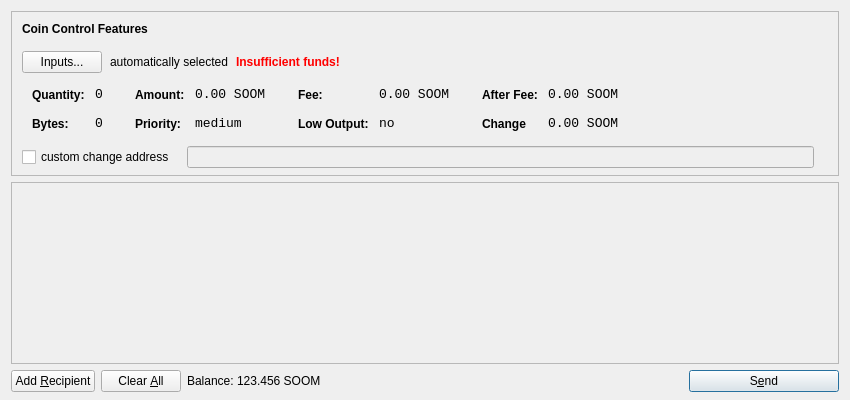
<?xml version="1.0" encoding="UTF-8"?>
<ui version="4.0">
 <class>SendCoinsDialog</class>
 <widget class="QDialog" name="SendCoinsDialog">
  <property name="geometry">
   <rect>
    <x>0</x>
    <y>0</y>
    <width>850</width>
    <height>400</height>
   </rect>
  </property>
  <property name="windowTitle">
   <string>Send Coins</string>
  </property>
  <layout class="QVBoxLayout" name="verticalLayout" stretch="0,1,0">
   <property name="bottomMargin">
    <number>8</number>
   </property>
   <item>
    <widget class="QFrame" name="frameCoinControl">
     <property name="sizePolicy">
      <sizepolicy hsizetype="Expanding" vsizetype="Expanding">
       <horstretch>0</horstretch>
       <verstretch>0</verstretch>
      </sizepolicy>
     </property>
     <property name="maximumSize">
      <size>
       <width>16777215</width>
       <height>16777215</height>
      </size>
     </property>
     <property name="frameShape">
      <enum>QFrame::StyledPanel</enum>
     </property>
     <property name="frameShadow">
      <enum>QFrame::Sunken</enum>
     </property>
     <layout class="QVBoxLayout" name="verticalLayoutCoinControl2">
      <property name="spacing">
       <number>-1</number>
      </property>
      <property name="leftMargin">
       <number>0</number>
      </property>
      <property name="topMargin">
       <number>0</number>
      </property>
      <property name="rightMargin">
       <number>0</number>
      </property>
      <property name="bottomMargin">
       <number>6</number>
      </property>
      <item>
       <layout class="QVBoxLayout" name="verticalLayoutCoinControl" stretch="0,0,0,0,1">
        <property name="spacing">
         <number>0</number>
        </property>
        <property name="leftMargin">
         <number>10</number>
        </property>
        <property name="topMargin">
         <number>10</number>
        </property>
        <item>
         <layout class="QHBoxLayout" name="horizontalLayoutCoinControl1">
          <property name="bottomMargin">
           <number>15</number>
          </property>
          <item>
           <widget class="QLabel" name="labelCoinControlFeatures">
            <property name="sizePolicy">
             <sizepolicy hsizetype="Preferred" vsizetype="Maximum">
              <horstretch>0</horstretch>
              <verstretch>0</verstretch>
             </sizepolicy>
            </property>
            <property name="font">
             <font>
              <weight>75</weight>
              <bold>true</bold>
             </font>
            </property>
            <property name="styleSheet">
             <string notr="true">font-weight:bold;</string>
            </property>
            <property name="text">
             <string>Coin Control Features</string>
            </property>
           </widget>
          </item>
         </layout>
        </item>
        <item>
         <layout class="QHBoxLayout" name="horizontalLayoutCoinControl2" stretch="0,0,0,0">
          <property name="spacing">
           <number>8</number>
          </property>
          <property name="bottomMargin">
           <number>10</number>
          </property>
          <item>
           <widget class="QPushButton" name="pushButtonCoinControl">
            <property name="styleSheet">
             <string notr="true"/>
            </property>
            <property name="text">
             <string>Inputs...</string>
            </property>
           </widget>
          </item>
          <item>
           <widget class="QLabel" name="labelCoinControlAutomaticallySelected">
            <property name="text">
             <string>automatically selected</string>
            </property>
            <property name="margin">
             <number>5</number>
            </property>
           </widget>
          </item>
          <item>
           <widget class="QLabel" name="labelCoinControlInsuffFunds">
            <property name="font">
             <font>
              <weight>75</weight>
              <bold>true</bold>
             </font>
            </property>
            <property name="styleSheet">
             <string notr="true">color:red;font-weight:bold;</string>
            </property>
            <property name="text">
             <string>Insufficient funds!</string>
            </property>
            <property name="margin">
             <number>5</number>
            </property>
           </widget>
          </item>
          <item>
           <spacer name="horizontalSpacerCoinControl">
            <property name="orientation">
             <enum>Qt::Horizontal</enum>
            </property>
            <property name="sizeHint" stdset="0">
             <size>
              <width>40</width>
              <height>1</height>
             </size>
            </property>
           </spacer>
          </item>
         </layout>
        </item>
        <item>
         <widget class="QWidget" name="widgetCoinControl" native="true">
          <property name="sizePolicy">
           <sizepolicy hsizetype="Preferred" vsizetype="Preferred">
            <horstretch>0</horstretch>
            <verstretch>0</verstretch>
           </sizepolicy>
          </property>
          <property name="minimumSize">
           <size>
            <width>0</width>
            <height>0</height>
           </size>
          </property>
          <property name="styleSheet">
           <string notr="true"/>
          </property>
          <layout class="QHBoxLayout" name="horizontalLayoutCoinControl5">
           <property name="margin">
            <number>0</number>
           </property>
           <item>
            <layout class="QHBoxLayout" name="horizontalLayoutCoinControl3" stretch="0,0,0,1">
             <property name="spacing">
              <number>20</number>
             </property>
             <property name="topMargin">
              <number>0</number>
             </property>
             <property name="bottomMargin">
              <number>10</number>
             </property>
             <item>
              <layout class="QFormLayout" name="formLayoutCoinControl1">
               <property name="horizontalSpacing">
                <number>10</number>
               </property>
               <property name="verticalSpacing">
                <number>14</number>
               </property>
               <property name="leftMargin">
                <number>10</number>
               </property>
               <property name="topMargin">
                <number>4</number>
               </property>
               <property name="rightMargin">
                <number>6</number>
               </property>
               <item row="0" column="0">
                <widget class="QLabel" name="labelCoinControlQuantityText">
                 <property name="styleSheet">
                  <string notr="true">font-weight:bold;</string>
                 </property>
                 <property name="text">
                  <string>Quantity:</string>
                 </property>
                 <property name="margin">
                  <number>0</number>
                 </property>
                </widget>
               </item>
               <item row="0" column="1">
                <widget class="QLabel" name="labelCoinControlQuantity">
                 <property name="font">
                  <font>
                   <family>Monospace</family>
                   <pointsize>10</pointsize>
                  </font>
                 </property>
                 <property name="cursor">
                  <cursorShape>IBeamCursor</cursorShape>
                 </property>
                 <property name="contextMenuPolicy">
                  <enum>Qt::ActionsContextMenu</enum>
                 </property>
                 <property name="text">
                  <string>0</string>
                 </property>
                 <property name="margin">
                  <number>0</number>
                 </property>
                 <property name="textInteractionFlags">
                  <set>Qt::LinksAccessibleByMouse|Qt::TextSelectableByKeyboard|Qt::TextSelectableByMouse</set>
                 </property>
                </widget>
               </item>
               <item row="1" column="0">
                <widget class="QLabel" name="labelCoinControlBytesText">
                 <property name="styleSheet">
                  <string notr="true">font-weight:bold;</string>
                 </property>
                 <property name="text">
                  <string>Bytes:</string>
                 </property>
                </widget>
               </item>
               <item row="1" column="1">
                <widget class="QLabel" name="labelCoinControlBytes">
                 <property name="font">
                  <font>
                   <family>Monospace</family>
                   <pointsize>10</pointsize>
                  </font>
                 </property>
                 <property name="cursor">
                  <cursorShape>IBeamCursor</cursorShape>
                 </property>
                 <property name="contextMenuPolicy">
                  <enum>Qt::ActionsContextMenu</enum>
                 </property>
                 <property name="text">
                  <string>0</string>
                 </property>
                 <property name="textInteractionFlags">
                  <set>Qt::LinksAccessibleByMouse|Qt::TextSelectableByKeyboard|Qt::TextSelectableByMouse</set>
                 </property>
                </widget>
               </item>
              </layout>
             </item>
             <item>
              <layout class="QFormLayout" name="formLayoutCoinControl2">
               <property name="horizontalSpacing">
                <number>10</number>
               </property>
               <property name="verticalSpacing">
                <number>14</number>
               </property>
               <property name="leftMargin">
                <number>6</number>
               </property>
               <property name="topMargin">
                <number>4</number>
               </property>
               <property name="rightMargin">
                <number>6</number>
               </property>
               <item row="0" column="0">
                <widget class="QLabel" name="labelCoinControlAmountText">
                 <property name="styleSheet">
                  <string notr="true">font-weight:bold;</string>
                 </property>
                 <property name="text">
                  <string>Amount:</string>
                 </property>
                 <property name="margin">
                  <number>0</number>
                 </property>
                </widget>
               </item>
               <item row="0" column="1">
                <widget class="QLabel" name="labelCoinControlAmount">
                 <property name="font">
                  <font>
                   <family>Monospace</family>
                   <pointsize>10</pointsize>
                  </font>
                 </property>
                 <property name="cursor">
                  <cursorShape>IBeamCursor</cursorShape>
                 </property>
                 <property name="contextMenuPolicy">
                  <enum>Qt::ActionsContextMenu</enum>
                 </property>
                 <property name="text">
                  <string>0.00 SOOM</string>
                 </property>
                 <property name="textInteractionFlags">
                  <set>Qt::LinksAccessibleByMouse|Qt::TextSelectableByKeyboard|Qt::TextSelectableByMouse</set>
                 </property>
                </widget>
               </item>
               <item row="1" column="0">
                <widget class="QLabel" name="labelCoinControlPriorityText">
                 <property name="styleSheet">
                  <string notr="true">font-weight:bold;</string>
                 </property>
                 <property name="text">
                  <string>Priority:</string>
                 </property>
                </widget>
               </item>
               <item row="1" column="1">
                <widget class="QLabel" name="labelCoinControlPriority">
                 <property name="font">
                  <font>
                   <family>Monospace</family>
                   <pointsize>10</pointsize>
                  </font>
                 </property>
                 <property name="cursor">
                  <cursorShape>IBeamCursor</cursorShape>
                 </property>
                 <property name="contextMenuPolicy">
                  <enum>Qt::ActionsContextMenu</enum>
                 </property>
                 <property name="text">
                  <string>medium</string>
                 </property>
                 <property name="textInteractionFlags">
                  <set>Qt::LinksAccessibleByMouse|Qt::TextSelectableByKeyboard|Qt::TextSelectableByMouse</set>
                 </property>
                </widget>
               </item>
              </layout>
             </item>
             <item>
              <layout class="QFormLayout" name="formLayoutCoinControl3">
               <property name="horizontalSpacing">
                <number>10</number>
               </property>
               <property name="verticalSpacing">
                <number>14</number>
               </property>
               <property name="leftMargin">
                <number>6</number>
               </property>
               <property name="topMargin">
                <number>4</number>
               </property>
               <property name="rightMargin">
                <number>6</number>
               </property>
               <item row="0" column="0">
                <widget class="QLabel" name="labelCoinControlFeeText">
                 <property name="styleSheet">
                  <string notr="true">font-weight:bold;</string>
                 </property>
                 <property name="text">
                  <string>Fee:</string>
                 </property>
                 <property name="margin">
                  <number>0</number>
                 </property>
                </widget>
               </item>
               <item row="0" column="1">
                <widget class="QLabel" name="labelCoinControlFee">
                 <property name="font">
                  <font>
                   <family>Monospace</family>
                   <pointsize>10</pointsize>
                  </font>
                 </property>
                 <property name="cursor">
                  <cursorShape>IBeamCursor</cursorShape>
                 </property>
                 <property name="contextMenuPolicy">
                  <enum>Qt::ActionsContextMenu</enum>
                 </property>
                 <property name="text">
                  <string>0.00 SOOM</string>
                 </property>
                 <property name="textInteractionFlags">
                  <set>Qt::LinksAccessibleByMouse|Qt::TextSelectableByKeyboard|Qt::TextSelectableByMouse</set>
                 </property>
                </widget>
               </item>
               <item row="1" column="0">
                <widget class="QLabel" name="labelCoinControlLowOutputText">
                 <property name="styleSheet">
                  <string notr="true">font-weight:bold;</string>
                 </property>
                 <property name="text">
                  <string>Low Output:</string>
                 </property>
                </widget>
               </item>
               <item row="1" column="1">
                <widget class="QLabel" name="labelCoinControlLowOutput">
                 <property name="font">
                  <font>
                   <family>Monospace</family>
                   <pointsize>10</pointsize>
                  </font>
                 </property>
                 <property name="cursor">
                  <cursorShape>IBeamCursor</cursorShape>
                 </property>
                 <property name="contextMenuPolicy">
                  <enum>Qt::ActionsContextMenu</enum>
                 </property>
                 <property name="text">
                  <string>no</string>
                 </property>
                 <property name="textInteractionFlags">
                  <set>Qt::LinksAccessibleByMouse|Qt::TextSelectableByKeyboard|Qt::TextSelectableByMouse</set>
                 </property>
                </widget>
               </item>
              </layout>
             </item>
             <item>
              <layout class="QFormLayout" name="formLayoutCoinControl4">
               <property name="horizontalSpacing">
                <number>10</number>
               </property>
               <property name="verticalSpacing">
                <number>14</number>
               </property>
               <property name="leftMargin">
                <number>6</number>
               </property>
               <property name="topMargin">
                <number>4</number>
               </property>
               <property name="rightMargin">
                <number>6</number>
               </property>
               <item row="0" column="0">
                <widget class="QLabel" name="labelCoinControlAfterFeeText">
                 <property name="styleSheet">
                  <string notr="true">font-weight:bold;</string>
                 </property>
                 <property name="text">
                  <string>After Fee:</string>
                 </property>
                 <property name="margin">
                  <number>0</number>
                 </property>
                </widget>
               </item>
               <item row="0" column="1">
                <widget class="QLabel" name="labelCoinControlAfterFee">
                 <property name="font">
                  <font>
                   <family>Monospace</family>
                   <pointsize>10</pointsize>
                  </font>
                 </property>
                 <property name="cursor">
                  <cursorShape>IBeamCursor</cursorShape>
                 </property>
                 <property name="contextMenuPolicy">
                  <enum>Qt::ActionsContextMenu</enum>
                 </property>
                 <property name="text">
                  <string>0.00 SOOM</string>
                 </property>
                 <property name="textInteractionFlags">
                  <set>Qt::LinksAccessibleByMouse|Qt::TextSelectableByKeyboard|Qt::TextSelectableByMouse</set>
                 </property>
                </widget>
               </item>
               <item row="1" column="0">
                <widget class="QLabel" name="labelCoinControlChangeText">
                 <property name="styleSheet">
                  <string notr="true">font-weight:bold;</string>
                 </property>
                 <property name="text">
                  <string>Change</string>
                 </property>
                </widget>
               </item>
               <item row="1" column="1">
                <widget class="QLabel" name="labelCoinControlChange">
                 <property name="font">
                  <font>
                   <family>Monospace</family>
                   <pointsize>10</pointsize>
                  </font>
                 </property>
                 <property name="cursor">
                  <cursorShape>IBeamCursor</cursorShape>
                 </property>
                 <property name="contextMenuPolicy">
                  <enum>Qt::ActionsContextMenu</enum>
                 </property>
                 <property name="text">
                  <string>0.00 SOOM</string>
                 </property>
                 <property name="textInteractionFlags">
                  <set>Qt::LinksAccessibleByMouse|Qt::TextSelectableByKeyboard|Qt::TextSelectableByMouse</set>
                 </property>
                </widget>
               </item>
              </layout>
             </item>
            </layout>
           </item>
          </layout>
         </widget>
        </item>
        <item>
         <layout class="QHBoxLayout" name="horizontalLayoutCoinControl4" stretch="0,0,0">
          <property name="spacing">
           <number>12</number>
          </property>
          <property name="sizeConstraint">
           <enum>QLayout::SetDefaultConstraint</enum>
          </property>
          <property name="topMargin">
           <number>5</number>
          </property>
          <property name="rightMargin">
           <number>5</number>
          </property>
          <item>
           <widget class="QCheckBox" name="checkBoxCoinControlChange">
            <property name="text">
             <string>custom change address</string>
            </property>
           </widget>
          </item>
          <item>
           <widget class="QLineEdit" name="lineEditCoinControlChange">
            <property name="enabled">
             <bool>false</bool>
            </property>
            <property name="sizePolicy">
             <sizepolicy hsizetype="Expanding" vsizetype="Fixed">
              <horstretch>0</horstretch>
              <verstretch>0</verstretch>
             </sizepolicy>
            </property>
           </widget>
          </item>
          <item>
           <widget class="QLabel" name="labelCoinControlChangeLabel">
            <property name="sizePolicy">
             <sizepolicy hsizetype="Preferred" vsizetype="Expanding">
              <horstretch>0</horstretch>
              <verstretch>0</verstretch>
             </sizepolicy>
            </property>
            <property name="minimumSize">
             <size>
              <width>0</width>
              <height>0</height>
             </size>
            </property>
            <property name="text">
             <string/>
            </property>
            <property name="margin">
             <number>3</number>
            </property>
           </widget>
          </item>
         </layout>
        </item>
        <item>
         <spacer name="verticalSpacerCoinControl">
          <property name="orientation">
           <enum>Qt::Vertical</enum>
          </property>
          <property name="sizeHint" stdset="0">
           <size>
            <width>800</width>
            <height>1</height>
           </size>
          </property>
         </spacer>
        </item>
       </layout>
      </item>
     </layout>
    </widget>
   </item>
   <item>
    <widget class="QScrollArea" name="scrollArea">
     <property name="widgetResizable">
      <bool>true</bool>
     </property>
     <widget class="QWidget" name="scrollAreaWidgetContents">
      <property name="geometry">
       <rect>
        <x>0</x>
        <y>0</y>
        <width>830</width>
        <height>165</height>
       </rect>
      </property>
      <layout class="QVBoxLayout" name="verticalLayout_2">
       <property name="margin">
        <number>0</number>
       </property>
       <item>
        <layout class="QVBoxLayout" name="entries">
         <property name="spacing">
          <number>6</number>
         </property>
        </layout>
       </item>
       <item>
        <spacer name="verticalSpacer">
         <property name="orientation">
          <enum>Qt::Vertical</enum>
         </property>
         <property name="sizeHint" stdset="0">
          <size>
           <width>20</width>
           <height>40</height>
          </size>
         </property>
        </spacer>
       </item>
      </layout>
     </widget>
    </widget>
   </item>
   <item>
    <layout class="QHBoxLayout" name="horizontalLayout">
     <item>
      <widget class="QPushButton" name="addButton">
       <property name="toolTip">
        <string>Send to multiple recipients at once</string>
       </property>
       <property name="text">
        <string>Add &amp;Recipient</string>
       </property>
       <property name="icon">
        <iconset resource="../bitcoin.qrc">
         <normaloff>:/icons/add</normaloff>:/icons/add</iconset>
       </property>
       <property name="autoDefault">
        <bool>false</bool>
       </property>
      </widget>
     </item>
     <item>
      <widget class="QPushButton" name="clearButton">
       <property name="sizePolicy">
        <sizepolicy hsizetype="Minimum" vsizetype="Fixed">
         <horstretch>0</horstretch>
         <verstretch>0</verstretch>
        </sizepolicy>
       </property>
       <property name="toolTip">
        <string>Remove all transaction fields</string>
       </property>
       <property name="text">
        <string>Clear &amp;All</string>
       </property>
       <property name="icon">
        <iconset resource="../bitcoin.qrc">
         <normaloff>:/icons/remove</normaloff>:/icons/remove</iconset>
       </property>
       <property name="autoRepeatDelay">
        <number>300</number>
       </property>
       <property name="autoDefault">
        <bool>false</bool>
       </property>
      </widget>
     </item>
     <item>
      <layout class="QHBoxLayout" name="horizontalLayout_2">
       <property name="spacing">
        <number>3</number>
       </property>
       <item>
        <widget class="QLabel" name="label">
         <property name="sizePolicy">
          <sizepolicy hsizetype="Preferred" vsizetype="Fixed">
           <horstretch>0</horstretch>
           <verstretch>0</verstretch>
          </sizepolicy>
         </property>
         <property name="text">
          <string>Balance:</string>
         </property>
        </widget>
       </item>
       <item>
        <widget class="QLabel" name="labelBalance">
         <property name="sizePolicy">
          <sizepolicy hsizetype="Preferred" vsizetype="Fixed">
           <horstretch>0</horstretch>
           <verstretch>0</verstretch>
          </sizepolicy>
         </property>
         <property name="cursor">
          <cursorShape>IBeamCursor</cursorShape>
         </property>
         <property name="text">
          <string>123.456 SOOM</string>
         </property>
         <property name="textInteractionFlags">
          <set>Qt::LinksAccessibleByMouse|Qt::TextSelectableByKeyboard|Qt::TextSelectableByMouse</set>
         </property>
        </widget>
       </item>
      </layout>
     </item>
     <item>
      <spacer name="horizontalSpacer">
       <property name="orientation">
        <enum>Qt::Horizontal</enum>
       </property>
       <property name="sizeHint" stdset="0">
        <size>
         <width>40</width>
         <height>20</height>
        </size>
       </property>
      </spacer>
     </item>
     <item>
      <widget class="QPushButton" name="sendButton">
       <property name="minimumSize">
        <size>
         <width>150</width>
         <height>0</height>
        </size>
       </property>
       <property name="toolTip">
        <string>Confirm the send action</string>
       </property>
       <property name="text">
        <string>S&amp;end</string>
       </property>
       <property name="icon">
        <iconset resource="../bitcoin.qrc">
         <normaloff>:/icons/send</normaloff>:/icons/send</iconset>
       </property>
       <property name="default">
        <bool>true</bool>
       </property>
      </widget>
     </item>
    </layout>
   </item>
  </layout>
 </widget>
 <resources>
  <include location="../bitcoin.qrc"/>
 </resources>
 <connections/>
</ui>
